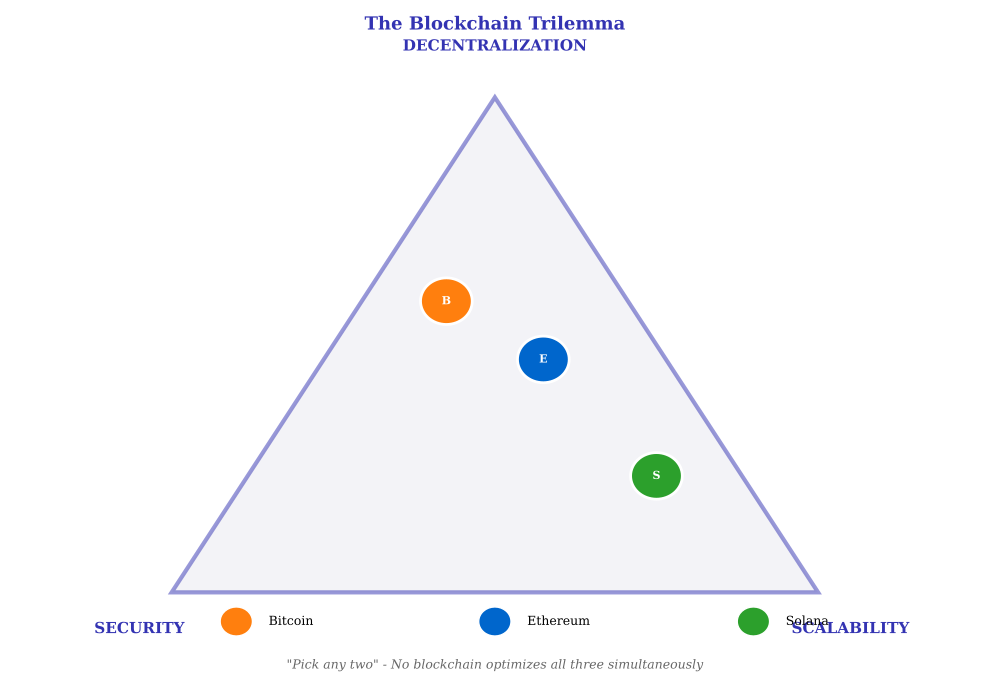

The Python source for this figure:
"""Blockchain Trilemma - Triangle diagram showing trade-offs"""
from pathlib import Path
import matplotlib.pyplot as plt
import matplotlib.patches as mpatches
from matplotlib.patches import Polygon, Circle
import numpy as np

plt.rcParams.update({
    'font.size': 10, 'axes.labelsize': 10, 'axes.titlesize': 11,
    'xtick.labelsize': 9, 'ytick.labelsize': 9, 'legend.fontsize': 9,
    'figure.dpi': 150, 'font.family': 'serif'
})

MLPURPLE = '#3333B2'
MLBLUE = '#0066CC'
MLORANGE = '#FF7F0E'
MLGREEN = '#2CA02C'
MLRED = '#D62728'

fig, ax = plt.subplots(figsize=(10, 7))
ax.set_xlim(-1.5, 1.5)
ax.set_ylim(-0.8, 1.5)
ax.axis('off')

# Triangle vertices
top = (0, 1.2)
left = (-1, -0.5)
right = (1, -0.5)

# Draw triangle
triangle = Polygon([top, left, right], facecolor='#E8E8F0', edgecolor=MLPURPLE,
                   linewidth=3, alpha=0.5)
ax.add_patch(triangle)

# Vertex labels with icons
ax.text(top[0], top[1] + 0.15, 'DECENTRALIZATION', ha='center', va='bottom',
        fontsize=11, fontweight='bold', color=MLPURPLE)
ax.text(left[0] - 0.1, left[1] - 0.1, 'SECURITY', ha='center', va='top',
        fontsize=11, fontweight='bold', color=MLPURPLE)
ax.text(right[0] + 0.1, right[1] - 0.1, 'SCALABILITY', ha='center', va='top',
        fontsize=11, fontweight='bold', color=MLPURPLE)

# Add blockchain positions
blockchains = [
    ('Bitcoin', -0.15, 0.5, MLORANGE, 'High security,\nhigh decentralization,\nlow scalability'),
    ('Ethereum', 0.15, 0.3, MLBLUE, 'Balanced approach\nafter PoS transition'),
    ('Solana', 0.5, -0.1, MLGREEN, 'High scalability,\nlower decentralization'),
]

for name, x, y, color, desc in blockchains:
    circle = Circle((x, y), 0.08, facecolor=color, edgecolor='white', linewidth=2, zorder=5)
    ax.add_patch(circle)
    ax.text(x, y, name[0], ha='center', va='center', fontsize=8,
            fontweight='bold', color='white', zorder=6)

# Legend
legend_y = -0.6
for i, (name, _, _, color, _) in enumerate(blockchains):
    x_pos = -0.8 + i * 0.8
    circle = Circle((x_pos, legend_y), 0.05, facecolor=color, edgecolor='white', linewidth=1)
    ax.add_patch(circle)
    ax.text(x_pos + 0.1, legend_y, name, ha='left', va='center', fontsize=9)

# Title
ax.text(0, 1.45, 'The Blockchain Trilemma', ha='center', va='center',
        fontsize=13, fontweight='bold', color=MLPURPLE)

# Subtitle
ax.text(0, -0.75, '"Pick any two" - No blockchain optimizes all three simultaneously',
        ha='center', va='center', fontsize=9, style='italic', color='#666666')

plt.tight_layout()
plt.savefig(Path(__file__).parent / 'blockchain_trilemma.pdf',
            format='pdf', dpi=300, bbox_inches='tight')
plt.close()
